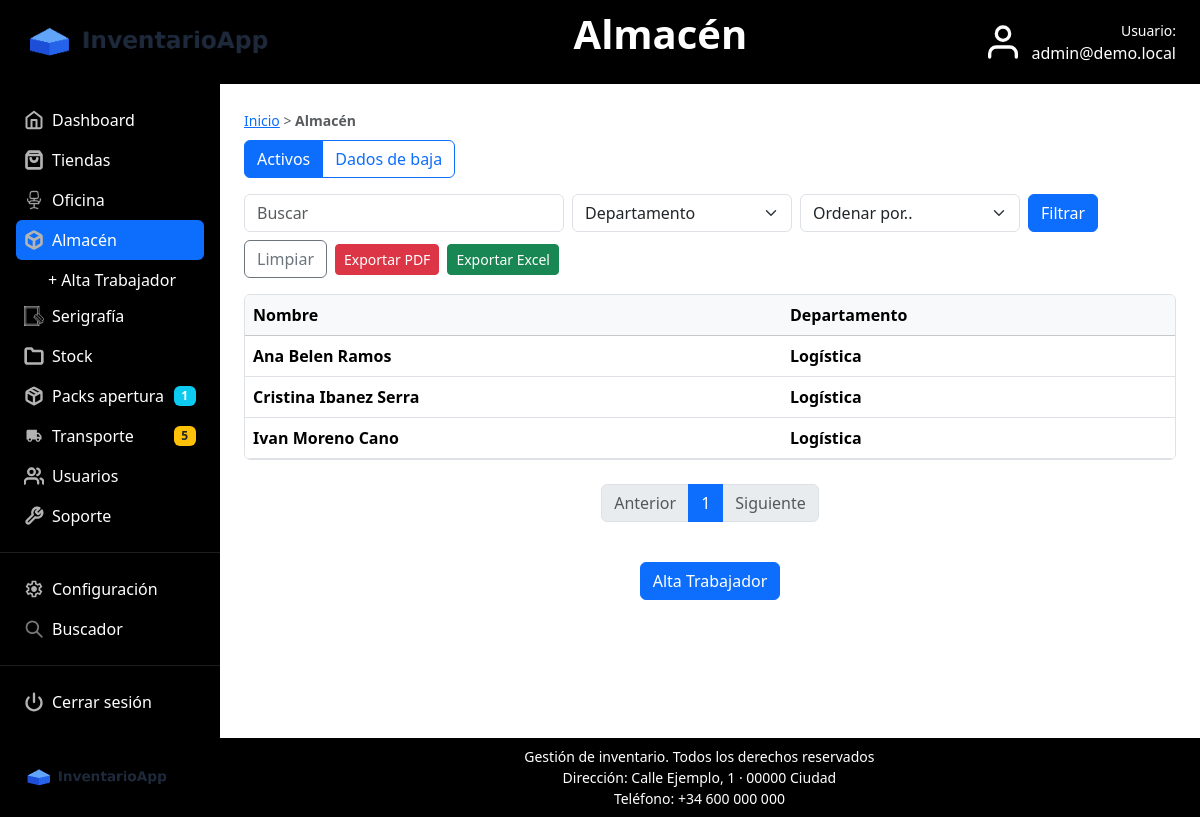
Page /controller/almacen.php (signed in) on the committed database.
### tables this page shows
CREATE TABLE `trabajador` (
  `id` int(11) NOT NULL AUTO_INCREMENT,
  `id_centro` int(11) NOT NULL,
  `nombre` varchar(120) NOT NULL,
  `email` varchar(120) DEFAULT NULL,
  `id_departamento` int(11) DEFAULT NULL,
  `cargo` varchar(120) DEFAULT NULL,
  `id_producto_numero_movil` int(11) DEFAULT NULL,
  `anydesk_equipo1` varchar(50) DEFAULT NULL,
  `anydesk_equipo2` varchar(50) DEFAULT NULL,
  `observaciones` text DEFAULT NULL,
  `created_at` timestamp NOT NULL DEFAULT current_timestamp(),
  `estado` enum('ACTIVO','BAJA') NOT NULL DEFAULT 'ACTIVO',
  `fecha_alta` datetime NOT NULL DEFAULT current_timestamp(),
  `fecha_baja` datetime DEFAULT NULL,
  PRIMARY KEY (`id`),
  KEY `fk_trabajador_centro` (`id_centro`),
  KEY `fk_trabajador_depto` (`id_departamento`),
  KEY `fk_trabajador_numero` (`id_producto_numero_movil`),
  CONSTRAINT `fk_trabajador_centro` FOREIGN KEY (`id_centro`) REFERENCES `centro` (`id`),
  CONSTRAINT `fk_trabajador_depto` FOREIGN KEY (`id_departamento`) REFERENCES `departamento` (`id`),
  CONSTRAINT `fk_trabajador_numero` FOREIGN KEY (`id_producto_numero_movil`) REFERENCES `producto` (`id`)
);

CREATE TABLE `departamento` (
  `id` int(11) NOT NULL AUTO_INCREMENT,
  `nombre` varchar(80) NOT NULL,
  PRIMARY KEY (`id`)
);

### controller/almacen.php (called while the page is built, shortened)
<?php
$active = 'almacen';
$conexion = InventarioDB::connectDB();
require_once '../model/TrabajadorListado.php';
$tipoCentro = 'almacen';
$tituloPagina = 'Almacén';
$buscar = '';
$idDepto = 0;
$orden = '';
$porPagina = 8;
$pagina = 1;
$inicio = ($pagina - 1) * $porPagina;
$estadoFiltro = 'ACTIVO';
$verBajas = false;
$totalFilas = TrabajadorListado::contarTrabajadores($conexion, $tipoCentro, $buscar, $idDepto, $estadoFiltro);
$totalPaginas = (int)ceil($totalFilas / $porPagina);
$trabajadores = TrabajadorListado::listarTrabajadores($conexion, $tipoCentro, $buscar, $idDepto, $orden, $inicio, $porPagina, $estadoFiltro);
include_once '../view/centro_trabajadores_view.php';
exit;

### model/TrabajadorListado.php (called while the page is built, shortened)
<?php
class TrabajadorListado
{
  public static function contarTrabajadores($cn, $tipoCentro, $buscar, $idDepto, $estado = 'ACTIVO')
  {
    $where = " WHERE c.tipo = '$tipoCentro' AND t.estado = '$estado' ";
    $consulta = "
      SELECT t.id
      FROM trabajador t
      INNER JOIN centro c ON c.id = t.id_centro
      $where
    ";
    $resultado = $cn->query($consulta);
    return $resultado->rowCount();
  }
  public static function listarTrabajadores($cn, $tipoCentro, $buscar, $idDepto, $orden, $inicio, $porPagina, $estado = 'ACTIVO')
  {
    $where = " WHERE c.tipo = '$tipoCentro' AND t.estado = '$estado' ";
    $orderBy = " ORDER BY t.nombre ASC ";
    $consulta = "
      SELECT
        t.id,
        t.nombre,
        t.email,
        t.cargo,
        t.id_departamento,
        t.fecha_baja,
        d.nombre AS departamento,
        d.nombre AS departamento_nombre,
        c.id AS centro_id,
        c.nombre AS centro_nombre,
        c.tipo AS centro_tipo
      FROM trabajador t
      INNER JOIN centro c ON c.id = t.id_centro
      LEFT JOIN departamento d ON d.id = t.id_departamento
      $where
      $orderBy
      LIMIT $inicio, $porPagina
    ";
    $resultado = $cn->query($consulta);
    $trabajadores = array();
    while ($trabajador = $resultado->fetchObject()) {
      $trabajadores[] = $trabajador;
    }
    return $trabajadores;
  }
}

### view/centro_trabajadores_view.php (the view, shortened to what this page needs)
<!DOCTYPE html>
<html lang="es">
<head>
    <link rel="stylesheet" href="../view/css/bootstrap.min.css">
    <link rel="stylesheet" href="../view/css/estilos.css">
</head>
<body class="d-flex flex-column min-vh-100">
    <?php include_once 'menu.php'; ?>
    <main class="container-fluid flex-grow-1 d-flex p-0">
        <div class="d-flex flex-grow-1 w-100">
            <?php include_once 'sidebar.php'; ?>
            <section class="flex-grow-1 p-4" style="min-width:0;">
                <div class="mb-2">
                    <small class="text-muted">
                        <a href="index.php">Inicio</a> &gt; <strong><?php echo $tituloPagina; ?></strong>
                    </small>
                </div>
                <?php $verBajasFlag = (isset($verBajas) && $verBajas); ?>
                <div class="btn-group mb-3" role="group">
                    <?php if ($verBajasFlag) { ?>
                        <a href="<?php echo $active; ?>.php" class="btn btn-outline-primary">Activos</a>
                        <a href="<?php echo $active; ?>.php?ver=bajas" class="btn btn-primary">Dados de baja</a>
                    <?php } else { ?>
                        <a href="<?php echo $active; ?>.php" class="btn btn-primary">Activos</a>
                        <a href="<?php echo $active; ?>.php?ver=bajas" class="btn btn-outline-primary">Dados de baja</a>
                    <?php } ?>
                </div>
                <form class="d-flex flex-wrap gap-2 align-items-center mb-3" method="get">
                    <div class="input-group" style="max-width:320px;">
                        <input class="form-control" type="text" name="buscar" placeholder="Buscar"
                            value="<?php echo $buscar; ?>">
                    </div>
                    <select class="form-select" name="depto" style="max-width:220px;">
                        <option value="0">Departamento</option>
                    </select>
                    <select class="form-select" name="orden" style="max-width:220px;">
                        <option value="">Ordenar por..</option>
                    </select>
                    <button class="btn btn-primary" type="submit">Filtrar</button>
                    <a class="btn btn-outline-secondary" href="<?php echo $active; ?>.php">Limpiar</a>
                    <a href="../controller/exportar.php?tipo=trabajadores&formato=pdf" target="_blank" class="btn btn-danger btn-sm">Exportar PDF</a>
                    <a href="../controller/exportar.php?tipo=trabajadores&formato=excel" class="btn btn-success btn-sm">Exportar Excel</a>
                </form>
                <div class="table-responsive border rounded">
                    <table class="table mb-0">
                        <thead class="table-light">
                            <tr>
                                <th>Nombre</th>
                                <th>Departamento</th>
                            </tr>
                        </thead>
                        <tbody>
                            <?php if (!isset($trabajadores) || count($trabajadores) == 0) { ?>
                                <tr>
                                    <td colspan="<?php if ($verBajasFlag) { echo 4; } else { echo 2; } ?>" class="text-muted">No hay trabajadores.</td>
                                </tr>
                            <?php } else { ?>
                                <?php foreach ($trabajadores as $t) { ?>
                                    <tr style="cursor:pointer;" onclick="window.location='trabajador_detalle.php?id=<?php echo $t->id; ?>'">
                                        <td><strong><?php echo $t->nombre; ?></strong></td>
                                        <td>
                                            <strong>
                                            <?php if (isset($t->departamento)) { ?>
                                                <?php echo $t->departamento; ?>
                                            <?php } ?>
                                            </strong>
                                        </td>
                                    </tr>
                                <?php } ?>
                            <?php } ?>
                        </tbody>
                    </table>
                </div>
                <div class="d-flex justify-content-center my-4">
                    <nav>
                        <ul class="pagination">
                            <?php
                            $qBase = "buscar=" . $buscar . "&depto=" . $idDepto . "&orden=" . $orden;
                            $self = $active . ".php";
                            ?>
                            <?php if ($pagina <= 1) { ?>
                                <li class="page-item disabled">
                            <?php } else { ?>
                                <li class="page-item">
                            <?php } ?>
                                <a class="page-link" href="<?php echo $self; ?>?<?php echo $qBase; ?>&pagina=<?php echo $pagina - 1; ?>">Anterior</a>
                            </li>
                            <?php for ($i = 1; $i <= $totalPaginas; $i++) { ?>
                                <?php if ($i == $pagina) { ?>
                                    <li class="page-item active">
                                <?php } else { ?>
                                    <li class="page-item">
                                <?php } ?>
                                    <a class="page-link" href="<?php echo $self; ?>?<?php echo $qBase; ?>&pagina=<?php echo $i; ?>"><?php echo $i; ?></a>
                                </li>
                            <?php } ?>
                            <?php if ($pagina >= $totalPaginas) { ?>
                                <li class="page-item disabled">
                            <?php } else { ?>
                                <li class="page-item">
                            <?php } ?>
                                <a class="page-link" href="<?php echo $self; ?>?<?php echo $qBase; ?>&pagina=<?php echo $pagina + 1; ?>">Siguiente</a>
                            </li>
                        </ul>
                    </nav>
                </div>
                <?php if ($_SESSION['rol'] == 'admin') { ?>
                <div class="d-flex justify-content-center">
                    <a href="trabajador.php?action=alta&tipo=<?php echo $active; ?>" class="btn btn-primary">
                        Alta Trabajador
                    </a>
                </div>
                <?php } ?>
            </section>
        </div>
    </main>
    <footer class="bg-black text-white py-2">
        <div class="container-fluid px-3 px-md-4">
            <div class="d-flex align-items-center gap-3">
                <a href="index.php" class="text-decoration-none">
                    <img src="../view/img/logo.png" alt="InventarioApp" style="height:35px;">
                </a>
                <div class="container text-center small">
                    Gestión de inventario. Todos los derechos reservados <br>
                    Dirección: Calle Ejemplo, 1 · 00000 Ciudad <br>
                    Teléfono: +34 600 000 000
                </div>
            </div>
        </div>
    </footer>
</body>
</html>

### rows in the picture
trabajador: nombre "Ana Belen Ramos", id_departamento.nombre "Logística"
trabajador: nombre "Cristina Ibanez Serra", id_departamento.nombre "Logística"
trabajador: nombre "Ivan Moreno Cano", id_departamento.nombre "Logística"

### other values in the picture
$tituloPagina "Almacén"
$_SESSION['usuario'] "admin@demo.local"
$packsEnCurso "1"
$totalTransporte "5"
